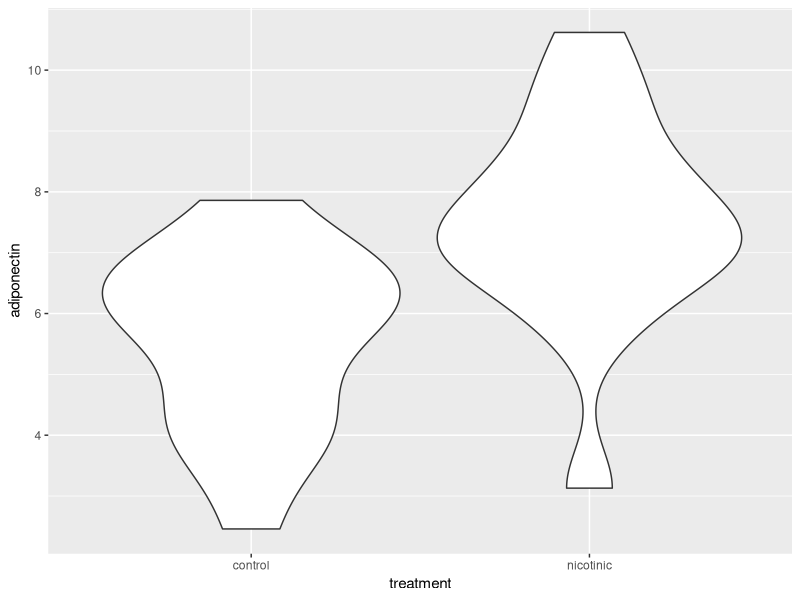
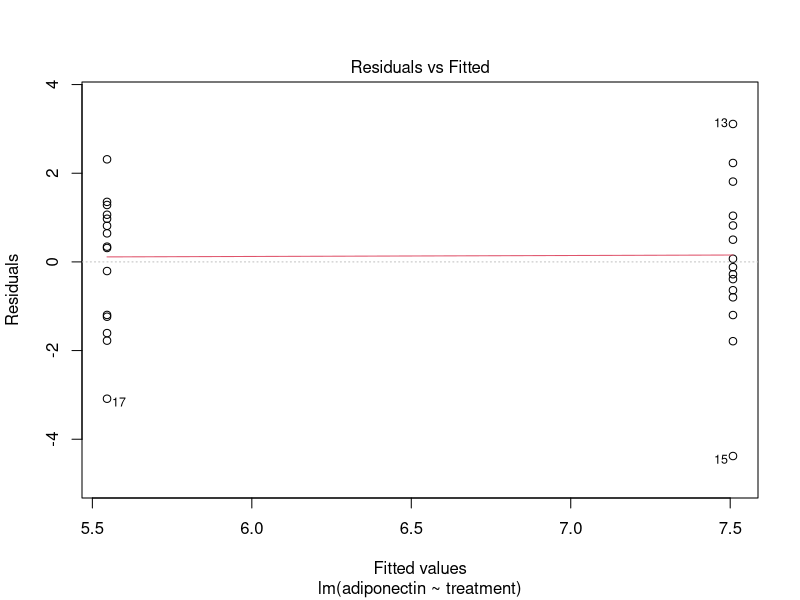
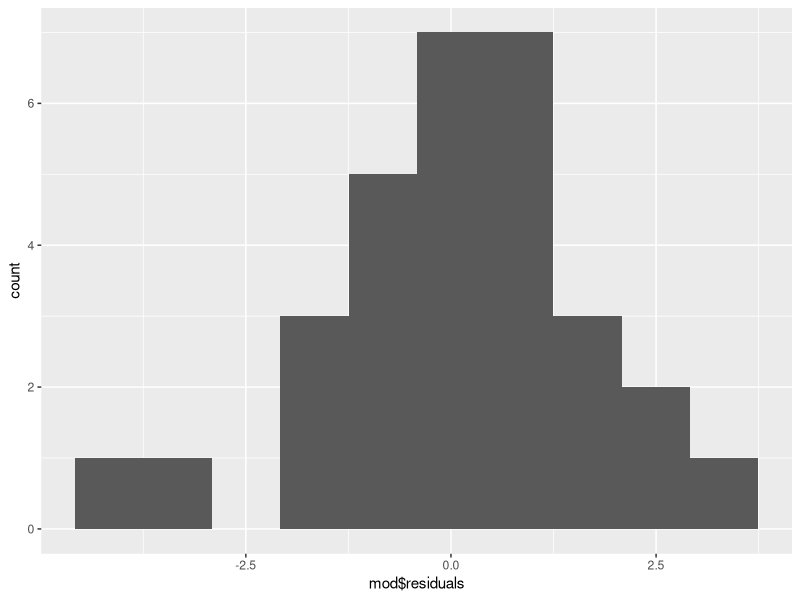
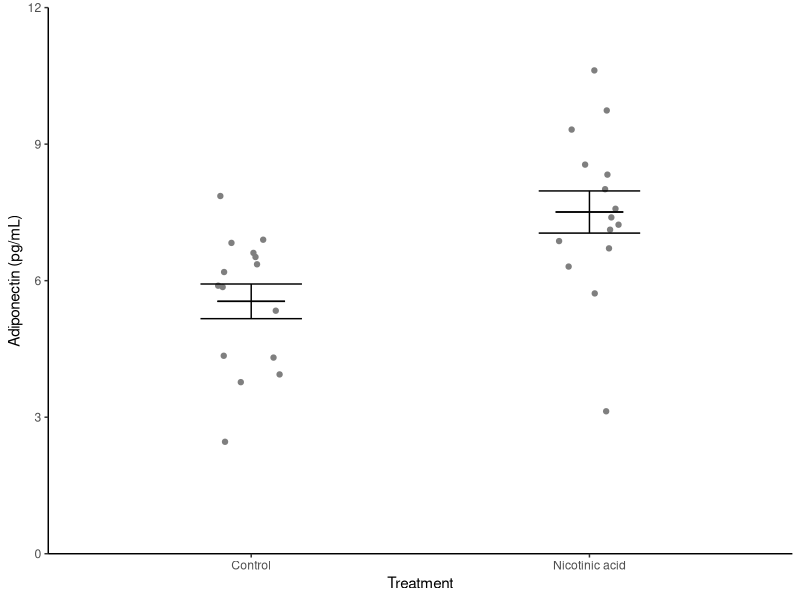
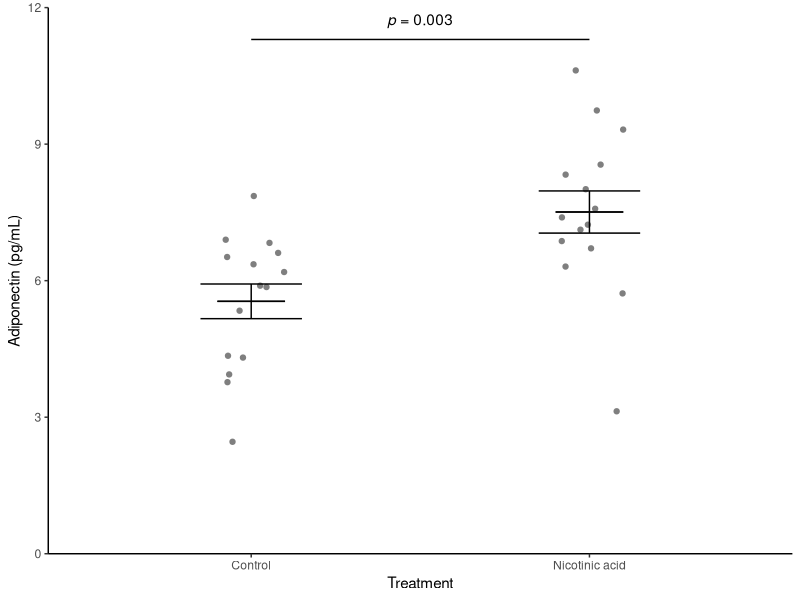
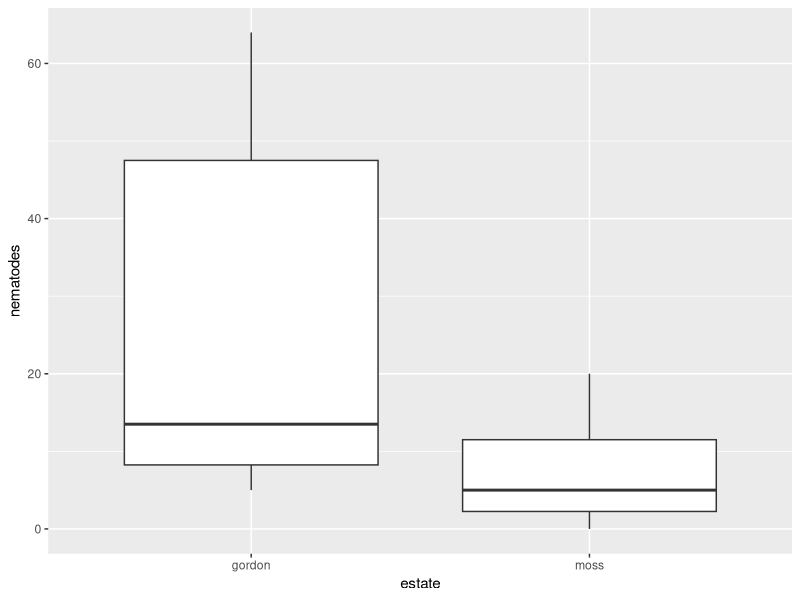
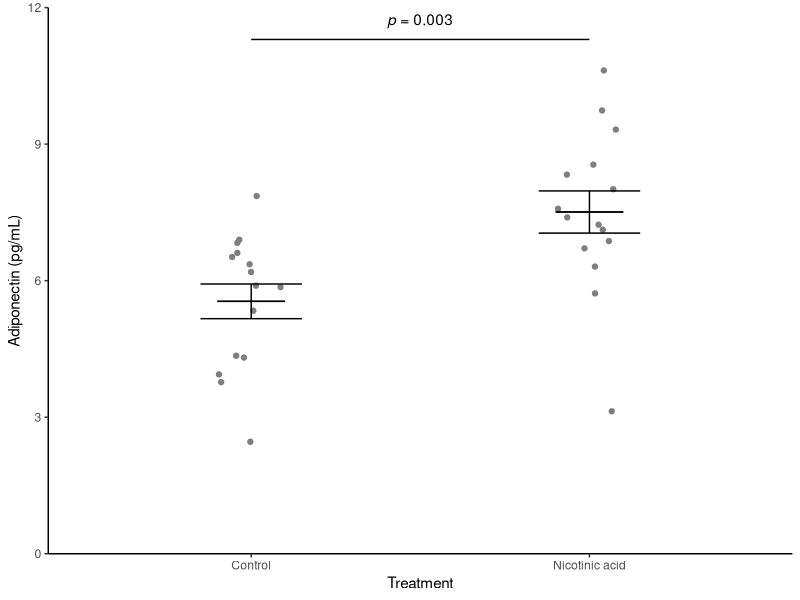
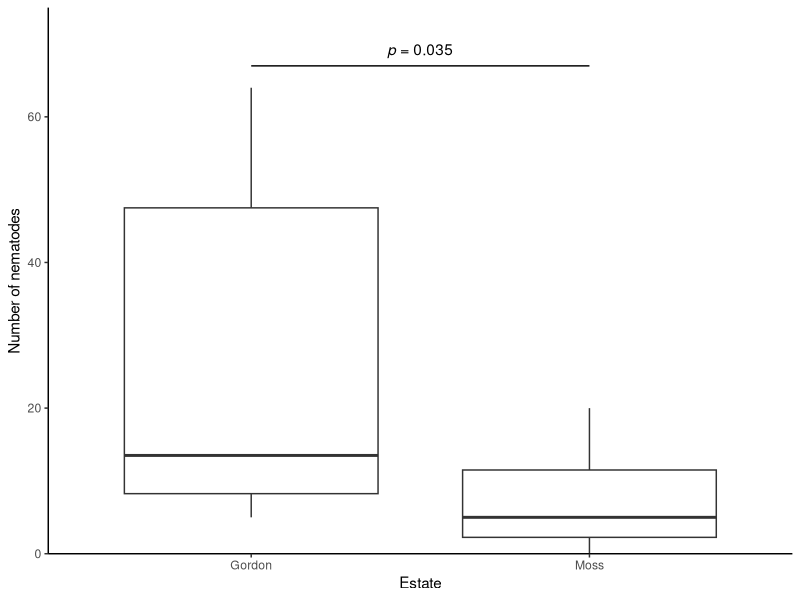

Here is the R script that generated these plots, in order:
## ---- chunk 1
#| include: false
library(tidyverse)
library(kableExtra)
## ---- chunk 2
#| include: false  

#| #---CODING ANSWER---
adip  <-  read_table("data-raw/adipocytes.txt")
str(adip)
## ---- chunk 3
ggplot(data = adip, aes(x = treatment, y = adiponectin)) +
  geom_violin()
## ---- chunk 4
#| include: false  

#| #---CODING ANSWER---

adip_summary <- adip %>%
  group_by(treatment) %>%
  summarise(mean = mean(adiponectin),
            std = sd(adiponectin),
            n = length(adiponectin),
            se = std/sqrt(n))

## ---- chunk 5
# | echo: false
knitr::kable(adip_summary) %>% 
  kableExtra::kable_styling()
## ---- chunk 6
mod <- lm(data = adip,
          adiponectin ~ treatment)
## ---- chunk 7
summary(mod)
## ---- chunk 8
#| include: false

#---CODING ANSWER-

plot(mod, which = 1)
## ---- chunk 9
#| include: false

#---CODING ANSWER-

ggplot(mapping = aes(x = mod$residuals)) + 
  geom_histogram(bins = 10)
## ---- chunk 10
#| include: false

#---CODING ANSWER-

shapiro.test(mod$residuals)
## ---- chunk 11
#| echo: false

#---CODING ANSWER---
ggplot() +
  geom_point(data = adip, aes(x = treatment, y = adiponectin),
             position = position_jitter(width = 0.1, height = 0),
             colour = "gray50") +
  geom_errorbar(data = adip_summary, 
                aes(x = treatment, ymin = mean - se, ymax = mean + se),
                width = 0.3) +
  geom_errorbar(data = adip_summary, 
                aes(x = treatment, ymin = mean, ymax = mean),
                width = 0.2) +
  scale_y_continuous(name = "Adiponectin (pg/mL)", 
                     limits = c(0, 12), 
                     expand = c(0, 0)) +
  scale_x_discrete(name = "Treatment", 
                   labels = c("Control", "Nicotinic acid")) +
  theme_classic()

## ---- chunk 12
ggplot() +
  geom_point(data = adip, aes(x = treatment, y = adiponectin),
             position = position_jitter(width = 0.1, height = 0),
             colour = "gray50") +
  geom_errorbar(data = adip_summary, 
                aes(x = treatment, ymin = mean - se, ymax = mean + se),
                width = 0.3) +
  geom_errorbar(data = adip_summary, 
                aes(x = treatment, ymin = mean, ymax = mean),
                width = 0.2) +
  scale_y_continuous(name = "Adiponectin (pg/mL)", 
                     limits = c(0, 12), 
                     expand = c(0, 0)) +
  scale_x_discrete(name = "Treatment", 
                   labels = c("Control", "Nicotinic acid")) +
  annotate("segment", x = 1, xend = 2, 
           y = 11.3, yend = 11.3,
           colour = "black") +
  annotate("text", x = 1.5,  y = 11.7, 
           label = expression(italic(p)~"= 0.003")) +
  theme_classic()
## ---- chunk 13
#| include: false

#---CODING ANSWER---

# Assign the figure to a variable
fig1 <- ggplot() +
  geom_point(data = adip, aes(x = treatment, y = adiponectin),
             position = position_jitter(width = 0.1, height = 0),
             colour = "gray50") +
  geom_errorbar(data = adip_summary, 
                aes(x = treatment, ymin = mean - se, ymax = mean + se),
                width = 0.3) +
  geom_errorbar(data = adip_summary, 
                aes(x = treatment, ymin = mean, ymax = mean),
                width = 0.2) +
  scale_y_continuous(name = "Adiponectin (pg/mL)", 
                     limits = c(0, 12), 
                     expand = c(0, 0)) +
  scale_x_discrete(name = "Treatment", 
                   labels = c("Control", "Nicotinic acid")) +
  annotate("segment", x = 1, xend = 2, 
           y = 11.3, yend = 11.3,
           colour = "black") +
  annotate("text", x = 1.5,  y = 11.7, 
           label = expression(italic(p)~"= 0.003")) +
  theme_classic()

## ---- chunk 14
#| include: false

#---CODING ANSWER---

# save figure to figures/adipo.png
ggsave("figures/adipo.png",
       plot = fig1,
       width = 3.5,
       height = 3.5,
       units = "in",
       dpi = 300)

## ---- chunk 15
#| include: false  

#| #---CODING ANSWER---
grouse  <-  read_csv("data-raw/grouse.csv")
str(grouse)
## ---- chunk 16
#| include: false  

# ---CODING ANSWER---
grouse %>% 
  group_by(estate) %>% 
  summarise(median(nematodes))
## ---- chunk 17
wilcox.test(data = grouse, nematodes ~ estate)
## ---- chunk 18
ggplot(data = grouse, aes(x = estate, y = nematodes) ) +
  geom_boxplot() 
## ---- chunk 19
#| include: false  

# ---CODING ANSWER---

fig2 <- ggplot(data = grouse, aes(x = estate, y = nematodes) ) +
  geom_boxplot() + 
  scale_x_discrete(name = "Estate", 
                   labels = c("Gordon", "Moss")) +
  scale_y_continuous(name = "Number of nematodes",
                     expand = c(0, 0),
                     limits = c(0, 75)) +
  annotate("segment", x = 1, xend = 2, 
           y = 67, yend = 67,
           colour = "black") +
  annotate("text", x = 1.5,  y = 69, 
           label = expression(italic(p)~"= 0.035")) +
  theme_classic()

# save figure to figures/grouse.png
ggsave("figures/grouse.png",
       plot = fig2,
       width = 3,
       height = 3,
       units = "in",
       dpi = 300)
## ---- chunk 20
#| include: false  

#---CODING ANSWER---

# we need the readxl package
library(readxl)
bambara  <-  read_excel("data-raw/expr.xlsx")
## ---- chunk 21
bambara <- bambara |> 
  pivot_wider(names_from = temperature, 
              values_from = expression, 
              id_cols = probe_id)
## ---- chunk 22
mod <- lm(data = bambara, 
          highert - lowert ~ 1)
## ---- chunk 23
summary(mod)
